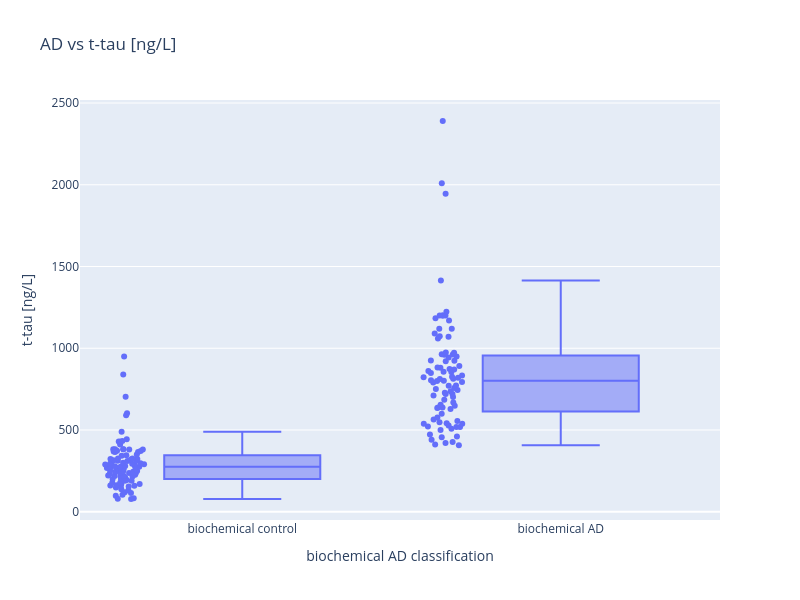

This figure's notebook cell:
### Code cell
fig = px.box(d_groups,
             y='t-tau [ng/L]', 
             x='biochemical AD classification',
             title='AD vs t-tau [ng/L]',
             points='all')
fig.update_layout(
    width=800,
    height=600,
)

fig.show()

### Figure 1 — Plotly figure (JSON) as saved in the notebook; plotly's stock layout.template omitted (floating-point values rounded to 4 significant figures; data arrays with more than 128 entries replaced by an {"elided": "..."} marker saying what was removed)
{"data": [{"alignmentgroup": "True", "boxpoints": "all", "hovertemplate": "biochemical AD classification=%{x}<br>t-tau [ng/L]=%{y}<extra></extra>", "legendgroup": "", "marker": {"color": "#636efa"}, "name": "", "notched": false, "offsetgroup": "", "orientation": "v", "showlegend": false, "type": "box", "x": {"elided": "210 str values"}, "x0": " ", "xaxis": "x", "y": {"elided": "210 float values"}, "y0": " ", "yaxis": "y"}], "layout": {"boxmode": "group", "height": 600, "legend": {"tracegroupgap": 0}, "title": {"text": "AD vs t-tau [ng/L]"}, "width": 800, "xaxis": {"anchor": "y", "domain": [0, 1], "title": {"text": "biochemical AD classification"}}, "yaxis": {"anchor": "x", "domain": [0, 1], "title": {"text": "t-tau [ng/L]"}}}}
